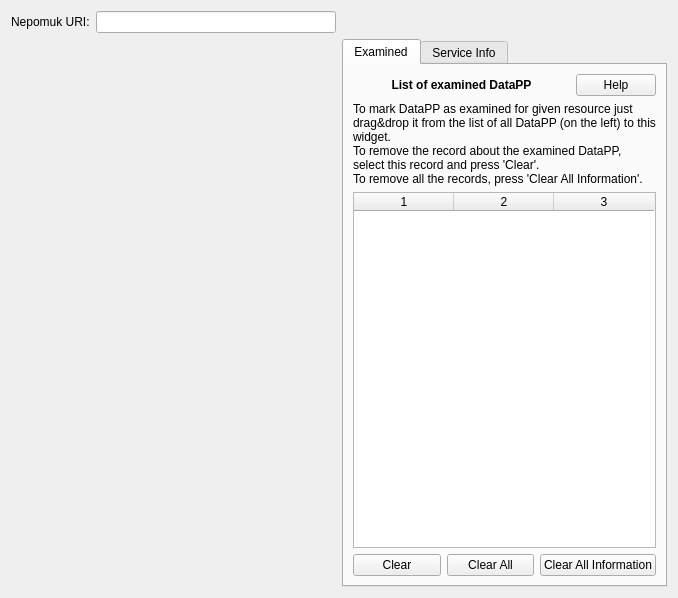
<?xml version="1.0" encoding="UTF-8"?>
<ui version="4.0">
 <class>infoPage</class>
 <widget class="QWidget" name="infoPage">
  <property name="geometry">
   <rect>
    <x>0</x>
    <y>0</y>
    <width>678</width>
    <height>598</height>
   </rect>
  </property>
  <layout class="QGridLayout" name="gridLayout">
   <item row="0" column="0">
    <layout class="QHBoxLayout" name="horizontalLayout_7">
     <item>
      <widget class="QLabel" name="label_3">
       <property name="text">
        <string>Nepomuk URI:</string>
       </property>
      </widget>
     </item>
     <item>
      <widget class="KLineEdit" name="uriResourceInfo"/>
     </item>
    </layout>
   </item>
   <item row="1" column="0">
    <widget class="Nepomuk::Utils::SearchWidget" name="resourcesInfoSelectWidget" native="true"/>
   </item>
   <item row="1" column="1">
    <widget class="KTabWidget" name="ktabwidget_2">
     <property name="sizePolicy">
      <sizepolicy hsizetype="Expanding" vsizetype="Expanding">
       <horstretch>0</horstretch>
       <verstretch>1</verstretch>
      </sizepolicy>
     </property>
     <property name="currentIndex">
      <number>0</number>
     </property>
     <widget class="QWidget" name="tab_2">
      <attribute name="title">
       <string>Examined</string>
      </attribute>
      <layout class="QVBoxLayout" name="verticalLayout">
       <item>
        <layout class="QHBoxLayout" name="horizontalLayout_6">
         <item>
          <widget class="QLabel" name="label_6">
           <property name="sizePolicy">
            <sizepolicy hsizetype="Expanding" vsizetype="Preferred">
             <horstretch>0</horstretch>
             <verstretch>0</verstretch>
            </sizepolicy>
           </property>
           <property name="text">
            <string>&lt;!DOCTYPE HTML PUBLIC &quot;-//W3C//DTD HTML 4.0//EN&quot; &quot;http://www.w3.org/TR/REC-html40/strict.dtd&quot;&gt;
&lt;html&gt;&lt;head&gt;&lt;meta name=&quot;qrichtext&quot; content=&quot;1&quot; /&gt;&lt;style type=&quot;text/css&quot;&gt;
p, li { white-space: pre-wrap; }
&lt;/style&gt;&lt;/head&gt;&lt;body style=&quot; font-family:'DejaVu Sans'; font-size:9pt; font-weight:400; font-style:normal;&quot;&gt;
&lt;p align=&quot;center&quot; style=&quot; margin-top:12px; margin-bottom:12px; margin-left:0px; margin-right:0px; -qt-block-indent:0; text-indent:0px;&quot;&gt;&lt;span style=&quot; font-weight:600;&quot;&gt;List of examined DataPP&lt;/span&gt;&lt;/p&gt;&lt;/body&gt;&lt;/html&gt;</string>
           </property>
           <property name="textFormat">
            <enum>Qt::RichText</enum>
           </property>
          </widget>
         </item>
         <item>
          <widget class="KPushButton" name="helpExaminedbutton">
           <property name="text">
            <string>Help</string>
           </property>
           <property name="checkable">
            <bool>true</bool>
           </property>
           <property name="checked">
            <bool>false</bool>
           </property>
          </widget>
         </item>
        </layout>
       </item>
       <item>
        <widget class="QLabel" name="examinedHelpLabel">
         <property name="sizePolicy">
          <sizepolicy hsizetype="Minimum" vsizetype="Preferred">
           <horstretch>0</horstretch>
           <verstretch>0</verstretch>
          </sizepolicy>
         </property>
         <property name="text">
          <string>&lt;!DOCTYPE HTML PUBLIC &quot;-//W3C//DTD HTML 4.0//EN&quot; &quot;http://www.w3.org/TR/REC-html40/strict.dtd&quot;&gt;
&lt;html&gt;&lt;head&gt;&lt;meta name=&quot;qrichtext&quot; content=&quot;1&quot; /&gt;&lt;style type=&quot;text/css&quot;&gt;
p, li { white-space: pre-wrap; }
&lt;/style&gt;&lt;/head&gt;&lt;body style=&quot; font-family:'DejaVu Sans'; font-size:9pt; font-weight:400; font-style:normal;&quot;&gt;
&lt;p style=&quot; margin-top:12px; margin-bottom:12px; margin-left:0px; margin-right:0px; -qt-block-indent:0; text-indent:0px;&quot;&gt;To mark DataPP as examined for given resource just drag&amp;amp;drop it from the list of all DataPP (on the left) to this widget.&lt;br /&gt;To remove the record about the examined DataPP, select this record and press 'Clear'.&lt;br /&gt;To remove all the records, press 'Clear All Information'.&lt;/p&gt;&lt;/body&gt;&lt;/html&gt;</string>
         </property>
         <property name="textFormat">
          <enum>Qt::RichText</enum>
         </property>
         <property name="scaledContents">
          <bool>true</bool>
         </property>
         <property name="wordWrap">
          <bool>true</bool>
         </property>
        </widget>
       </item>
       <item>
        <widget class="ExaminedWidget" name="examinedDataPPWidget">
         <property name="dragDropMode">
          <enum>QAbstractItemView::DropOnly</enum>
         </property>
         <property name="defaultDropAction">
          <enum>Qt::CopyAction</enum>
         </property>
         <property name="selectionBehavior">
          <enum>QAbstractItemView::SelectRows</enum>
         </property>
         <property name="columnCount">
          <number>3</number>
         </property>
         <column/>
         <column/>
         <column/>
        </widget>
       </item>
       <item>
        <layout class="QHBoxLayout" name="horizontalLayout_5">
         <item>
          <widget class="KPushButton" name="clearExaminedButton">
           <property name="text">
            <string>Clear</string>
           </property>
          </widget>
         </item>
         <item>
          <widget class="KPushButton" name="clearAllExaminedButton">
           <property name="text">
            <string>Clear All</string>
           </property>
          </widget>
         </item>
         <item>
          <widget class="KPushButton" name="clearServiceButton">
           <property name="text">
            <string>Clear All Information</string>
           </property>
          </widget>
         </item>
        </layout>
       </item>
      </layout>
     </widget>
     <widget class="QWidget" name="tab">
      <attribute name="title">
       <string>Service Info</string>
      </attribute>
      <layout class="QVBoxLayout" name="verticalLayout_7">
       <item>
        <widget class="QLabel" name="label_8">
         <property name="text">
          <string>Some examined-backend specific information:</string>
         </property>
         <property name="textFormat">
          <enum>Qt::RichText</enum>
         </property>
         <property name="wordWrap">
          <bool>true</bool>
         </property>
        </widget>
       </item>
       <item>
        <widget class="QTableWidget" name="serviceInfoTableWidget"/>
       </item>
      </layout>
     </widget>
    </widget>
   </item>
  </layout>
 </widget>
 <customwidgets>
  <customwidget>
   <class>KPushButton</class>
   <extends>QPushButton</extends>
   <header>kpushbutton.h</header>
  </customwidget>
  <customwidget>
   <class>KLineEdit</class>
   <extends>QLineEdit</extends>
   <header>klineedit.h</header>
  </customwidget>
  <customwidget>
   <class>KTabWidget</class>
   <extends>QTabWidget</extends>
   <header>ktabwidget.h</header>
   <container>1</container>
  </customwidget>
  <customwidget>
   <class>Nepomuk::Utils::SearchWidget</class>
   <extends>QWidget</extends>
   <header>nepomuk/searchwidget.h</header>
  </customwidget>
  <customwidget>
   <class>ExaminedWidget</class>
   <extends>QTableWidget</extends>
   <header>examinedwidget.h</header>
  </customwidget>
 </customwidgets>
 <resources/>
 <connections/>
</ui>
